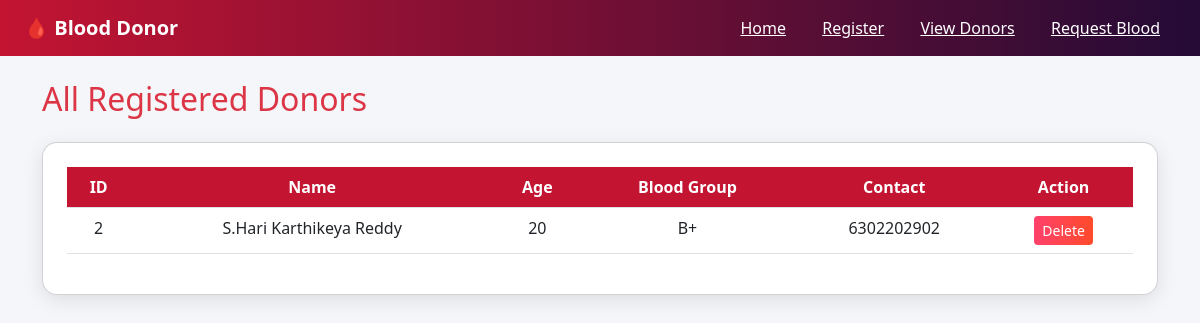
The app's page /donors, older data.
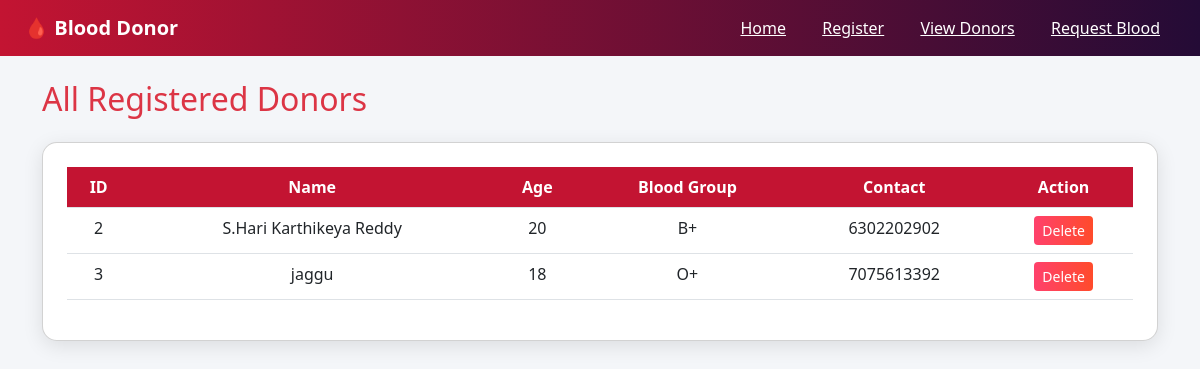
The same page, newer data.
### tables this page shows
CREATE TABLE donors (
                    id INTEGER PRIMARY KEY AUTOINCREMENT,
                    name TEXT,
                    age INTEGER,
                    blood_group TEXT,
                    contact TEXT);

### app.py (the view)
@app.route('/donors')
def donors():
    conn = sqlite3.connect('database.db')
    data = conn.execute("SELECT * FROM donors").fetchall()
    conn.close()
    return render_template('donors.html', donors=data)

### templates/donors.html (shortened to what this page needs)
<!DOCTYPE html>
<html>
<head>
    <link href="https://cdn.jsdelivr.net/npm/bootstrap@5.3.0/dist/css/bootstrap.min.css" rel="stylesheet">
</head>
<body>
<nav class="navbar navbar-expand-lg px-4">
    <a class="navbar-brand text-white fw-bold" href="/">🩸 Blood Donor</a>
    <div class="ms-auto">
        <a href="/" class="mx-3">Home</a>
        <a href="/register" class="mx-3">Register</a>
        <a href="/donors" class="mx-3">View Donors</a>
        <a href="/request" class="mx-3">Request Blood</a>
    </div>
</nav>
<div class="container mt-4">
    <h2 class="text-danger mb-4">All Registered Donors</h2>
    <div class="card p-4">
        <table class="table table-hover text-center">
            <thead>
                <tr>
                    <th>ID</th>
                    <th>Name</th>
                    <th>Age</th>
                    <th>Blood Group</th>
                    <th>Contact</th>
                    <th>Action</th>
                </tr>
            </thead>
            <tbody>
                {% for d in donors %}
                <tr>
                    <td>{{d[0]}}</td>
                    <td>{{d[1]}}</td>
                    <td>{{d[2]}}</td>
                    <td>{{d[3]}}</td>
                    <td>{{d[4]}}</td>
                    <td>
                        <a href="/delete/{{d[0]}}"
                           class="btn btn-danger btn-sm"
                           onclick="return confirm('Are you sure you want to delete this donor?')">
                           Delete
                        </a>
                    </td>
                </tr>
                {% endfor %}
            </tbody>
        </table>
    </div>
</div>
</body>
</html>

### templates/donors.html (style rules this page uses)
body { background: #f4f6f9; }
.navbar { background: linear-gradient(to right, #c31432, #240b36); }
.navbar a { color: white !important; font-weight: 500; }
.card { border-radius: 15px; box-shadow: 0px 5px 20px rgba(0,0,0,0.1); }
.table th { background-color: #c31432; color: white; }
.btn-danger { background: linear-gradient(to right, #ff416c, #ff4b2b); border: none; }

Row changes from the older to the newer data that the page shows:
added donors: id "3", name "jaggu", age "18", blood_group "O+", contact "7075613392"
